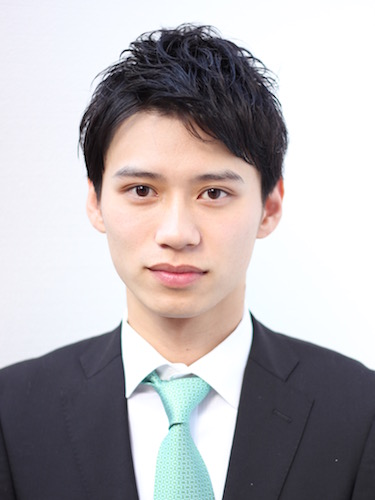
#> input picture img/user/face/face1.jpg, 375 x 500 px, found by its file name; its folder holds only this picture in this run
$ python imageTrim.py
#> lines starting #> are read from the running program, lines starting #| are printed output that depends on the picture
### utils/utils.py
import os

import numpy as np

def has_img_ext(fname):
    ext = os.path.splitext(fname)[1]
    return ext in ('.jpg', '.jpeg', '.png')


# [22 lines left out: function make_same_size, not called in this run]

### utils/imageTrim.py
import os
import sys
sys.path.append(os.path.dirname(os.path.dirname(__file__)))

from PIL import Image

from utils import has_img_ext


def crop_center(pil_img, crop_width, crop_height):
    img_width, img_height = pil_img.size
    return pil_img.crop(((img_width - crop_width) // 2,
                         (img_height - crop_height) // 2,
                         (img_width + crop_width) // 2,
                         (img_height + crop_height) // 2))


def main():
    img_dir = "img/model/face"
    img_paths = [os.path.join(img_dir, k) for k in sorted(os.listdir(img_dir)) if has_img_ext(k)]
    save_dir = "img/model/resize_face"
    os.makedirs(save_dir, exist_ok=True)
    img_height = 600

    for img_path in img_paths:
        img = Image.open(img_path)
#> img is the input picture: PIL image 375x500 RGB; mean R, G, B 180, 174.8, 177.2
        w, h = img.size
#> w = 375; h = 500
        ratio = img_height / h
#> ratio = 1.2
        re_img = img.resize((int(w*ratio), img_height))
        trim_img = crop_center(re_img, 480, img_height)
#> in crop_center, `return pil_img.crop(((img_width - crop_width) // 2, (img_height - crop..`:
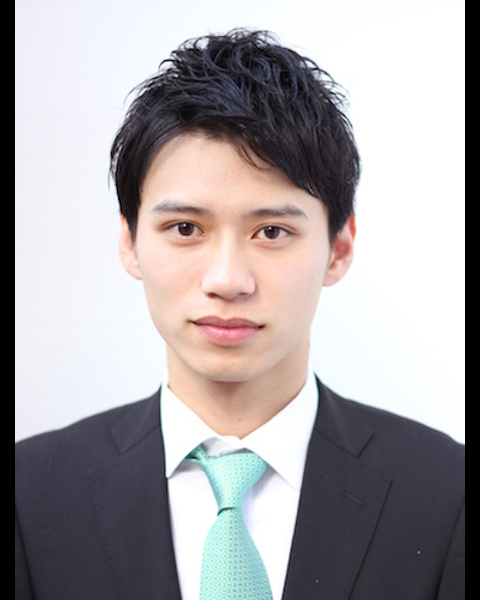
#> returned value: PIL image 480x600 RGB; mean R, G, B 168.8, 163.9, 166.1
        path = os.path.join(save_dir, os.path.splitext(os.path.basename(img_path))[0] + '.png')
        trim_img.save(path)

if __name__ == '__main__':
    main()

$ run again, on img/user/face/face3.jpg
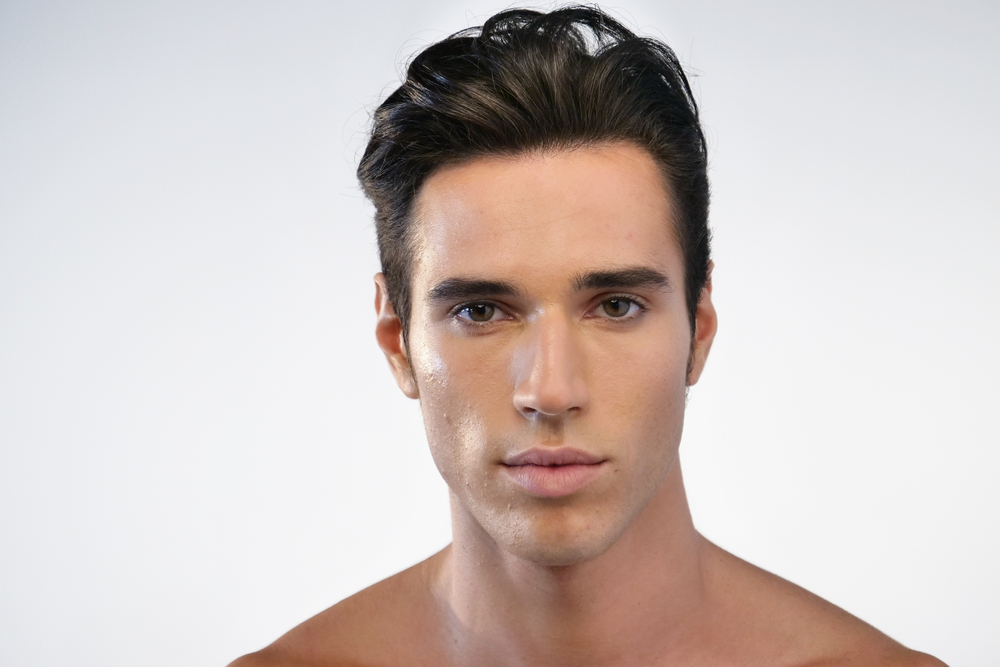
#> input picture img/user/face/face3.jpg, 1000 x 667 px, found by its file name
#> in main, img is the input picture: PIL image 1000x667 RGB; mean R, G, B 207.3, 196.3, 192.9
#> in crop_center, `return pil_img.crop(((img_width - crop_width) // 2, (img_height - crop..`:
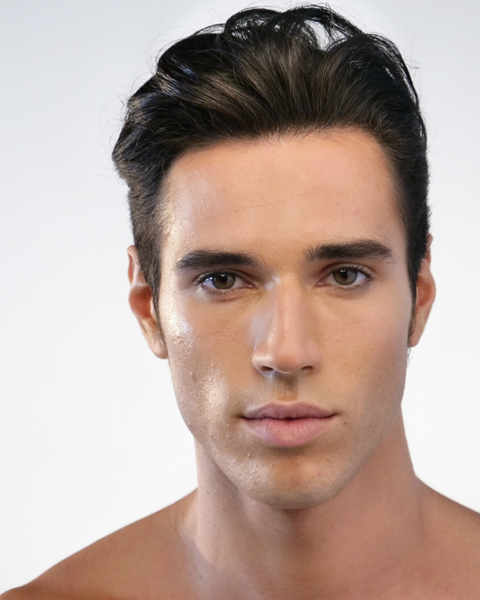
#> returned value: PIL image 480x600 RGB; mean R, G, B 186.3, 166, 157.7

$ run again, on img/user/face/face4.jpg
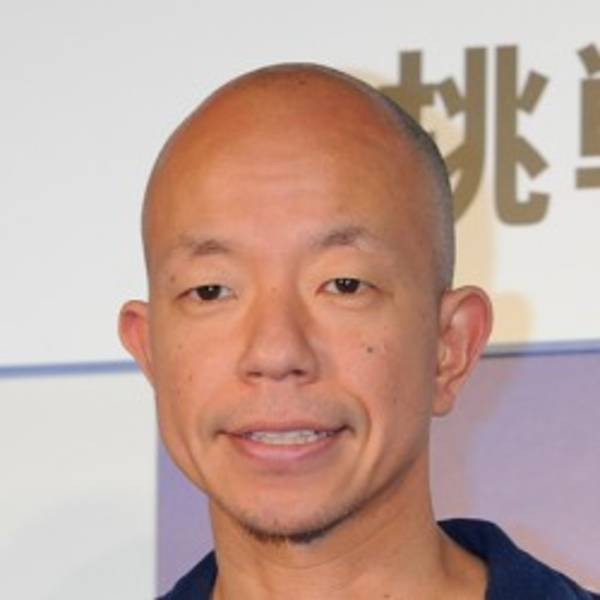
#> input picture img/user/face/face4.jpg, 600 x 600 px, found by its file name
#> in main, img is the input picture: PIL image 600x600 RGB; mean R, G, B 193.7, 165.1, 155.1
#> in crop_center, `return pil_img.crop(((img_width - crop_width) // 2, (img_height - crop..`:
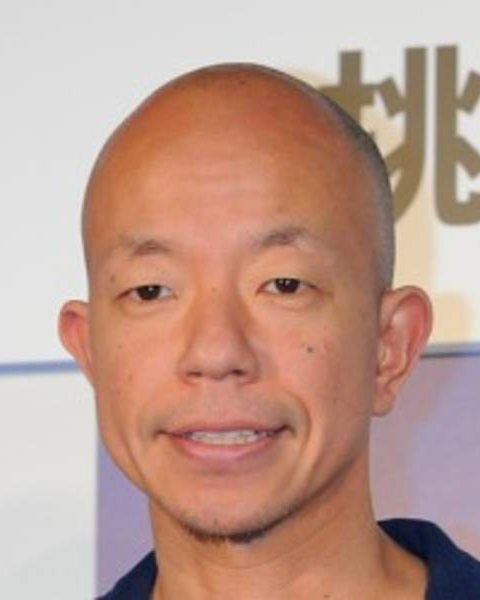
#> returned value: PIL image 480x600 RGB; mean R, G, B 190.3, 155.5, 142.2

$ run again, on img/user/face/face5.jpg
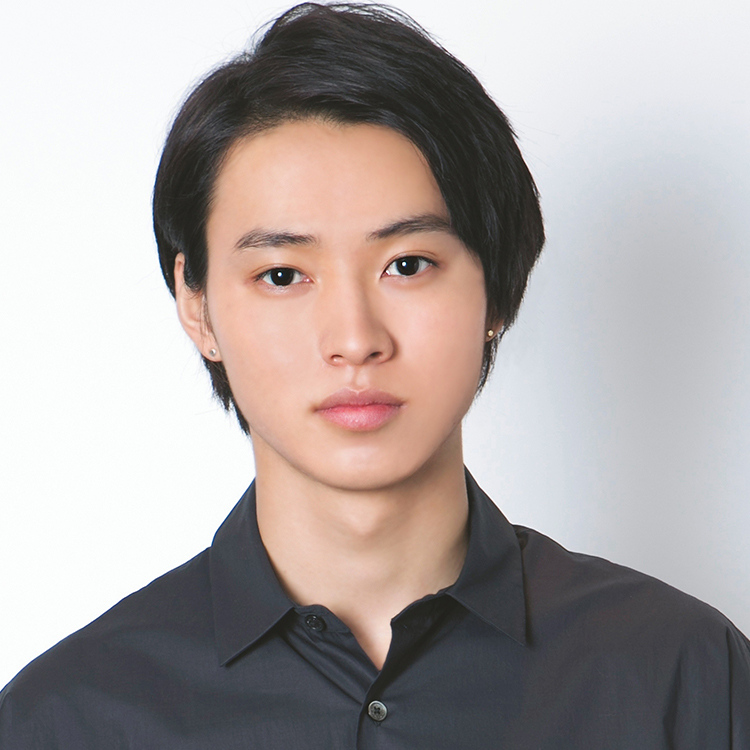
#> input picture img/user/face/face5.jpg, 750 x 750 px, found by its file name
#> in main, img is the input picture: PIL image 750x750 RGB; mean R, G, B 172.9, 165.1, 163.6
#> in crop_center, `return pil_img.crop(((img_width - crop_width) // 2, (img_height - crop..`:
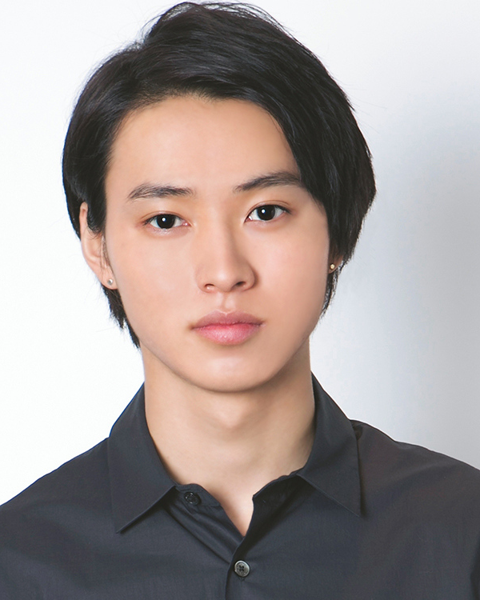
#> returned value: PIL image 480x600 RGB; mean R, G, B 164.9, 154.7, 152.1

$ run again, on img/user/face/face10.jpg
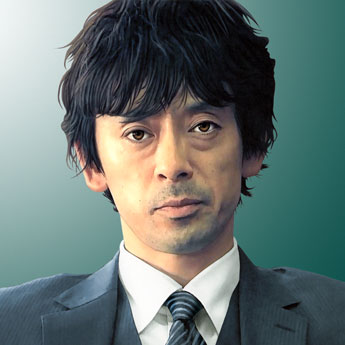
#> input picture img/user/face/face10.jpg, 345 x 345 px, found by its file name
#> in main, img is the input picture: PIL image 345x345 RGB; mean R, G, B 102.9, 117, 114.3
#> in crop_center, `return pil_img.crop(((img_width - crop_width) // 2, (img_height - crop..`:
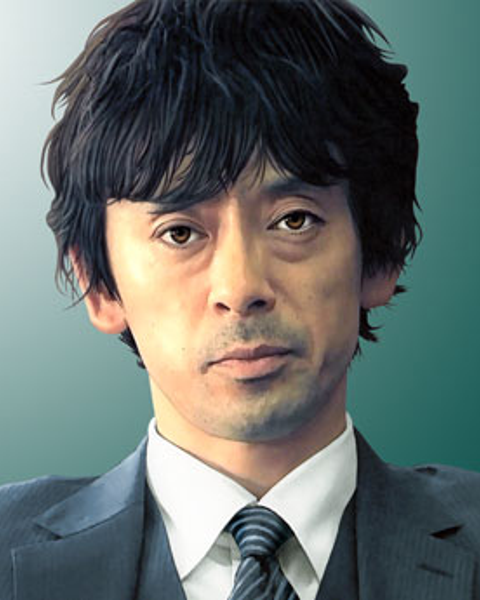
#> returned value: PIL image 480x600 RGB; mean R, G, B 102.6, 111.2, 108.1
